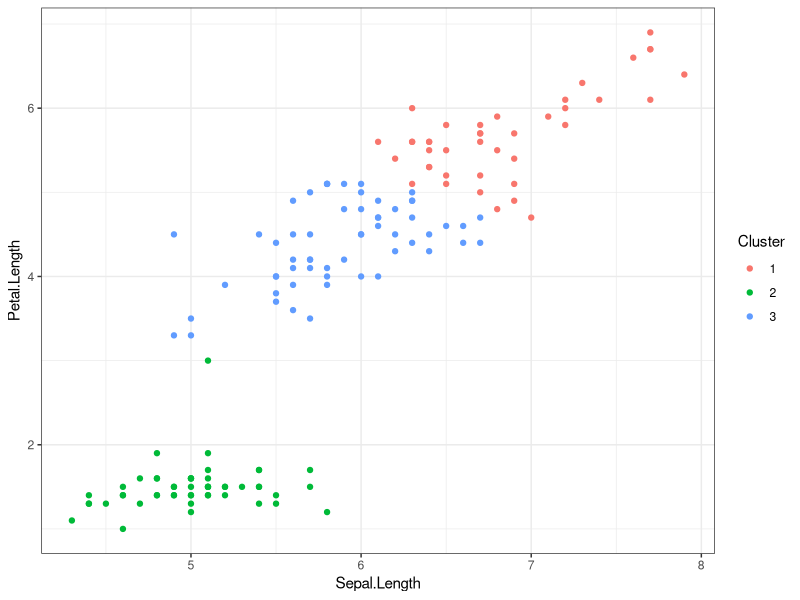
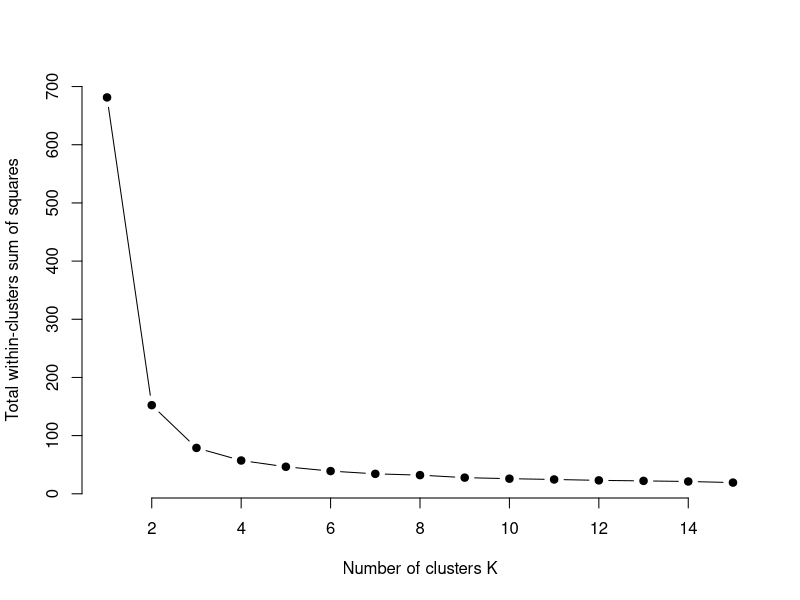

Write R code to recreate these figures, in order.
k_means <- function(data, k, pca = FALSE) {
  # option for Principal Component Analysis
  if (pca == TRUE) {
    data <- princomp(data)
    data <- data$scores %>%
      as.data.frame() %>%
      select(Comp.1, Comp.2)
  }

  # randomly select the indices of k rows to use as starting
  # centers of the k clusters
  rand <- sample(1:nrow(data), k)

  # data frame with k observations that were randomly selected
  clusters <- data[rand, ]

  # empty vectors that will contain the cluster assignments for each observation
  cluster_vec <- c()
  last_vec <- c(0)

  # iteration counter
  iter <- 1

  # algorithm will stop once stop is equal to 1
  stop <- 0

  while (stop == 0) {
    # loop through each observation
    for (i in 1:nrow(data)) {
      # find the euclidean distance of the ith observation to each of the clusters
      dist <- data[i, ] %>%
        rbind(clusters) %>%
        dist()

      # find which cluster the ith observation has the smallest distance with
      i_cluster <- dist[1:k] %>%
        which.min()

      # add the cluster assignment for the ith observation to a vector
      # containing the cluster assignments of all observations
      cluster_vec[i] <- i_cluster
    }

    # check to see if the cluster assignments have changed at all since
    # the last iteration
    if (all(cluster_vec == last_vec)) {
      stop <- 1
    }

    # save the cluster assignments from this iteration to another object
    # so we can check to see if cluster assignments changed
    last_vec <- cluster_vec

    # group the observations into their assigned clusters and find the means
    # of all the columns to use as the new cluster centers
    clusters <- data %>%
      cbind(cluster_vec) %>%
      group_by(cluster_vec) %>%
      summarize_all(mean)

    # remove the first column that contains the cluster number
    clusters <- clusters[, -1]

    iter <- iter + 1

    if (stop == 1) {
      sizes <- data %>%
        cbind(cluster_vec) %>%
        count(cluster_vec) %>%
        pull(n)

      clusters <- data %>%
        cbind(cluster_vec) %>%
        group_by(cluster_vec) %>%
        summarize_all(mean)
    }
  }

  result <- list(
    "Sizes" = sizes,
    "Cluster Means" = clusters,
    "Clustering Vector" = cluster_vec,
    "Iterations" = iter
  )
  return(result)
}
library(tidyverse)
data(iris)
iris2 <- iris %>%
  select(-Species)

head(iris2)

set.seed(23)
k_means(data = iris2, k = 3)

## visualize results
iris3 <- iris %>%
  select(Sepal.Length, Petal.Length)

head(iris3)

set.seed(78)
result <- k_means(iris3, 3)
result

# save the clustering assignments to an object
assignments <- result$`Clustering Vector`

iris3 %>%
  cbind(assignments) %>%
  ggplot(aes(x = Sepal.Length, y = Petal.Length, color = as.factor(assignments))) +
  geom_point() +
  theme_bw() +
  labs(color = "Cluster")

## TSS = BSS + WSS
set.seed(42) # Set seed since kmeans uses a random start.
fit <- kmeans(iris2, 3)
clusters <- fit$cluster

# Subtract each value from the grand mean and get the number of observations in each cluster.
iris2.cent <- scale(iris2, scale = FALSE)
nrows <- table(clusters)

(TSS <- sum(iris2.cent^2))
# [1] 681.3706
(WSS <- sapply(split(iris2, clusters), function(x) sum(scale(x, scale = FALSE)^2)))
#        1        2        3
# 15.15100 39.82097 23.87947
(BSS <- TSS - sum(WSS))
# [1] 602.5192
# Compute BSS directly
gmeans <- sapply(split(iris2, clusters), colMeans)
means <- colMeans(iris2)
(BSS <- sum(colSums((gmeans - means)^2) * nrows))
# [1] 602.5192


###### Elbow method
# install.packages("purrr")
# library(purrr)
set.seed(123)

# function to compute total within-cluster sum of square
wss <- function(k) {
  kmeans(iris2, k, nstart = 10)$tot.withinss
}

# Compute and plot wss for k = 1 to k = 15
k.values <- 1:15

# extract wss for 2-15 clusters
wss_values <- map_dbl(k.values, wss)

plot(k.values, wss_values,
  type = "b", pch = 19, frame = FALSE,
  xlab = "Number of clusters K",
  ylab = "Total within-clusters sum of squares"
)
